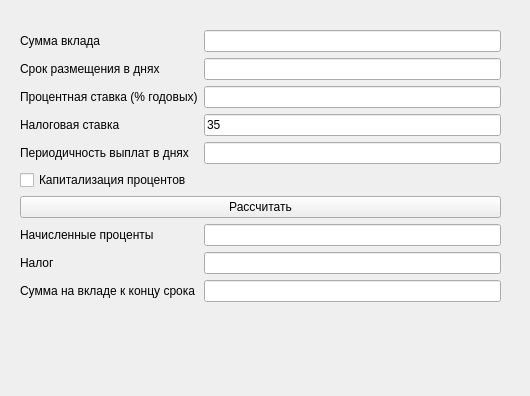
<?xml version="1.0" encoding="UTF-8"?>
<ui version="4.0">
 <class>DepositView</class>
 <widget class="QWidget" name="DepositView">
  <property name="geometry">
   <rect>
    <x>0</x>
    <y>0</y>
    <width>530</width>
    <height>396</height>
   </rect>
  </property>
  <property name="windowTitle">
   <string>MainWindow</string>
  </property>
  <widget class="QWidget" name="centralwidget" native="true">
   <property name="geometry">
    <rect>
     <x>0</x>
     <y>0</y>
     <width>521</width>
     <height>368</height>
    </rect>
   </property>
   <widget class="QWidget" name="formLayoutWidget">
    <property name="geometry">
     <rect>
      <x>20</x>
      <y>30</y>
      <width>481</width>
      <height>308</height>
     </rect>
    </property>
    <layout class="QFormLayout" name="formLayout">
     <item row="0" column="0">
      <widget class="QLabel" name="label">
       <property name="text">
        <string>Сумма вклада</string>
       </property>
      </widget>
     </item>
     <item row="0" column="1">
      <widget class="QLineEdit" name="depositAmount"/>
     </item>
     <item row="1" column="0">
      <widget class="QLabel" name="label_2">
       <property name="text">
        <string>Срок размещения в днях</string>
       </property>
      </widget>
     </item>
     <item row="1" column="1">
      <widget class="QLineEdit" name="period"/>
     </item>
     <item row="2" column="0">
      <widget class="QLabel" name="label_3">
       <property name="text">
        <string>Процентная ставка (% годовых)</string>
       </property>
      </widget>
     </item>
     <item row="2" column="1">
      <widget class="QLineEdit" name="percent">
       <property name="text">
        <string/>
       </property>
      </widget>
     </item>
     <item row="3" column="0">
      <widget class="QLabel" name="label_4">
       <property name="text">
        <string>Налоговая ставка</string>
       </property>
      </widget>
     </item>
     <item row="3" column="1">
      <widget class="QLineEdit" name="taxPercent">
       <property name="text">
        <string>35</string>
       </property>
      </widget>
     </item>
     <item row="4" column="0">
      <widget class="QLabel" name="label_5">
       <property name="text">
        <string>Периодичность выплат в днях</string>
       </property>
      </widget>
     </item>
     <item row="4" column="1">
      <widget class="QLineEdit" name="frequency"/>
     </item>
     <item row="5" column="0">
      <widget class="QCheckBox" name="capitalization">
       <property name="text">
        <string>Капитализация процентов</string>
       </property>
      </widget>
     </item>
     <item row="7" column="0">
      <widget class="QLabel" name="label_6">
       <property name="text">
        <string>Начисленные проценты</string>
       </property>
      </widget>
     </item>
     <item row="7" column="1">
      <widget class="QLineEdit" name="payment">
       <property name="readOnly">
        <bool>true</bool>
       </property>
      </widget>
     </item>
     <item row="8" column="1">
      <widget class="QLineEdit" name="tax">
       <property name="readOnly">
        <bool>true</bool>
       </property>
      </widget>
     </item>
     <item row="9" column="1">
      <widget class="QLineEdit" name="invoiceSum">
       <property name="readOnly">
        <bool>true</bool>
       </property>
      </widget>
     </item>
     <item row="8" column="0">
      <widget class="QLabel" name="label_7">
       <property name="text">
        <string>Налог</string>
       </property>
      </widget>
     </item>
     <item row="9" column="0">
      <widget class="QLabel" name="label_8">
       <property name="text">
        <string>Сумма на вкладе к концу срока</string>
       </property>
      </widget>
     </item>
     <item row="6" column="0" colspan="2">
      <widget class="QPushButton" name="depositEqual">
       <property name="text">
        <string>Рассчитать</string>
       </property>
      </widget>
     </item>
    </layout>
   </widget>
  </widget>
 </widget>
 <resources/>
 <connections/>
</ui>
